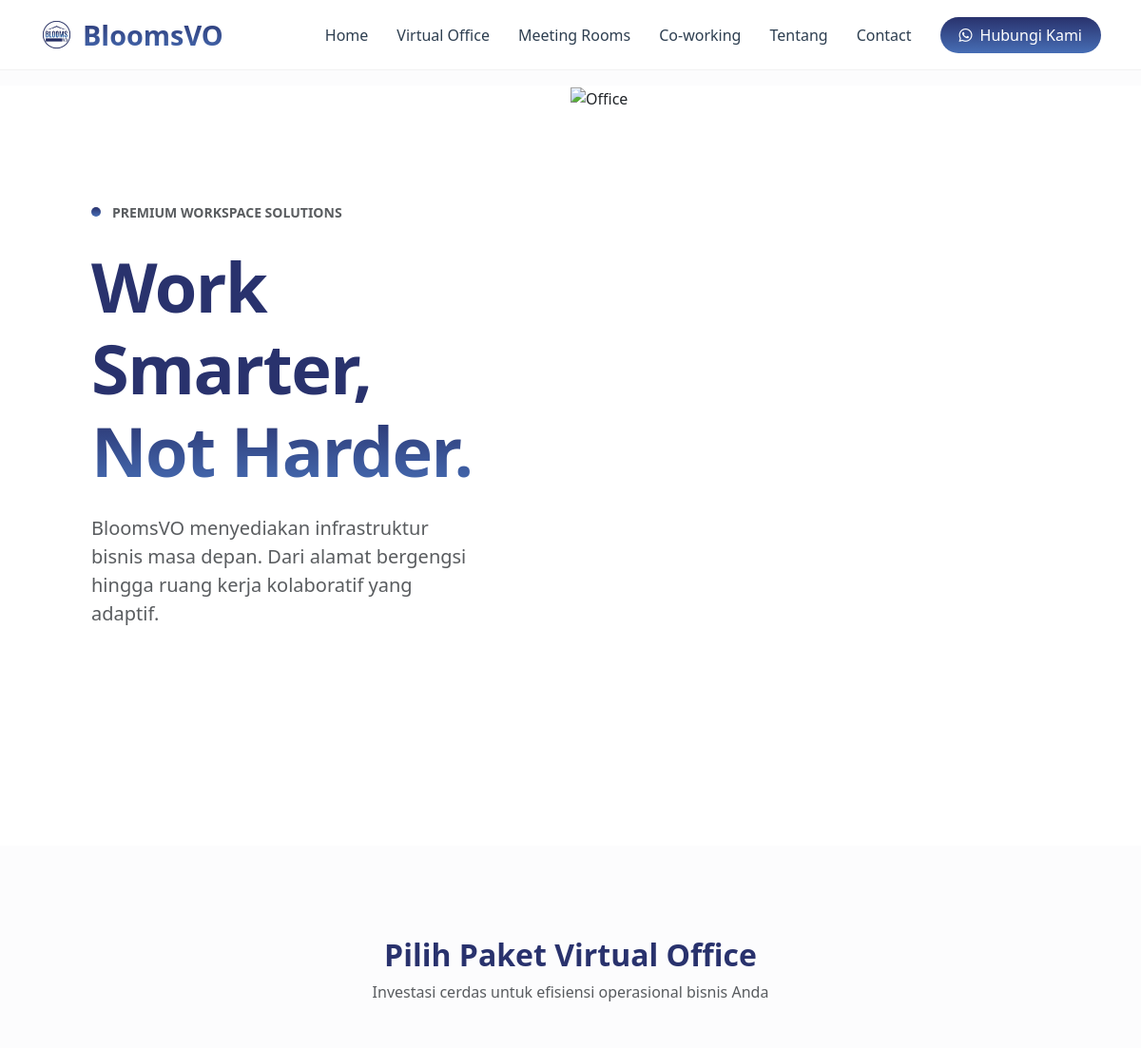
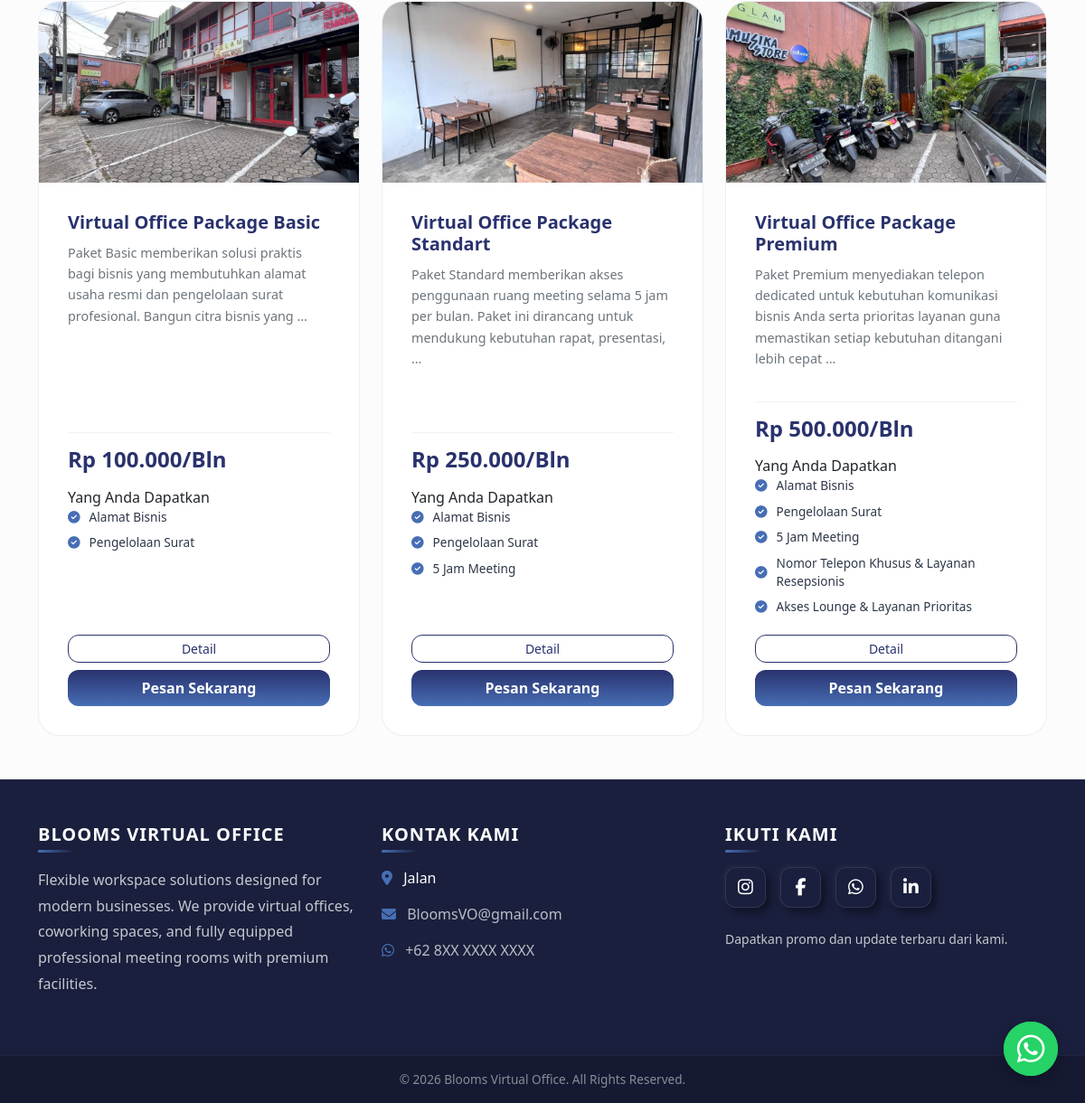
The app's page /paket/ with its own data (2 pictures, top to bottom).
### virtualoffice/models.py (models this page shows, shortened)
class Paket(models.Model):
    nama = models.CharField(max_length=100)
    slug = models.SlugField(blank=True, unique=True)
    harga = models.DecimalField(max_digits=12, decimal_places=0)
    deskripsi = models.TextField()
    gambar = models.ImageField(upload_to='paket/', blank=True, null=True)
    alamat_bisnis= models.BooleanField(default=False)
    pengelolaan_surat = models.BooleanField(default=False)
    jam_meeting = models.IntegerField(default=0)
    telepon_khusus = models.BooleanField(default=False)
    layanan_prioritas = models.BooleanField(default=False)
    aktif = models.BooleanField(default=True)

### virtualoffice/views.py (the view)
# urls.py: path('paket/', views.daftar_paket, name='daftar_paket'),
def daftar_paket(request):
    paket_list = Paket.objects.filter(aktif=True)
    return render(request, 'product_list/package_list.html', {'paket_list': paket_list})

### virtualoffice/templates/product_list/package_list.html (shortened to what this page needs)
{% extends 'base.html' %}
{% load static %}
{% block extra_css %}
<link href="{% static 'css/package_list.css' %}" rel="stylesheet">
{% endblock %}
{% block content %}
<section class="hero-minimalist">
    <div class="container-fluid p-0">
        <div class="row g-0 min-vh-100">
            <div class="col-lg-6 d-flex align-items-center bg-white p-5 p-lg-custom">
                <div data-aos="fade-up">
                    <div class="tagline mb-4">
                        <span class="navy-dot"></span>
                        <span class="text-uppercase tracking-widest fw-semibold small text-muted">Premium Workspace Solutions</span>
                    </div>
                    <h1 class="display-2 fw-black navy-blue-text mb-4">
                        Work Smarter, <br>
                        <span class="text-gradient-navy">Not Harder.</span>
                    </h1>
                    <p class="lead text-muted mb-5 pe-lg-5">
                        BloomsVO menyediakan infrastruktur bisnis masa depan. Dari alamat bergengsi hingga ruang kerja kolaboratif yang adaptif.
                    </p>
                    <div class="cta-wrapper">
                        <a href="#produk" class="btn btn-navy-pill px-4 py-3 text-white">
                            Explore Spaces <i class="fas fa-arrow-right ms-2"></i>
                        </a>
                    </div>
                </div>
            </div>
            <div class="col-lg-6 d-none d-lg-block">
                <div class="hero-image-main">
                    <img src="https://images.unsplash.com/photo-1497215728101-856f4ea42174?auto=format&fit=crop&w=1000&q=80" alt="Office">
                </div>
            </div>
        </div>
    </div>
</section>
<section id="produk" class="container py-5 mt-5">
    <div class="text-center mb-5">
        <h2 class="fw-bold navy-blue-text">Pilih Paket Virtual Office</h2>
        <p class="text-muted">Investasi cerdas untuk efisiensi operasional bisnis Anda</p>
    </div>
    <div class="row g-4">
        {% for paket in paket_list %}
            <div class="col-md-4 d-flex">
                {% include 'includes/card_produk.html' with item=paket type='paket' %}
            </div>
        {% empty %}
            <div class="col-12 text-center">
                <p class="text-muted">Belum ada paket tersedia</p>
            </div>
        {% endfor %}
    </div>
</section>
{% endblock %}

### virtualoffice/templates/includes/card_produk.html (shortened to what this page needs)
{% load static %}
{% block extra_css %}
<link href="{% static 'css/card_produk.css' %}" rel="stylesheet">
{% endblock %}
<div class="price-card">
    {% if item.gambar %}
        <img src="{{ item.gambar.url }}" class="paket-image" alt="{{ item.nama }}">
    {% else %}
        <img src="https://images.unsplash.com/photo-1497366216548-37526070297c?auto=format&fit=crop&w=600&q=80" class="paket-image" alt="Default Image">
    {% endif %}
    <div class="card-body">
        <div class="content-top">
            <h5 class="paket-nama">{{ item.nama }}</h5>
            <p class="paket-deskripsi">{{ item.deskripsi|truncatewords:20 }}</p>
        </div>
        <div class="content-bottom">
            <h4 class="harga-tag">
                {% if type == 'meeting' %}
                    Rp {{ item.harga_per_jam }}/Jam
                {% elif type == 'coworking' %}
                    Rp {{ item.harga }}/{% if item.tipe == 'harian' %}Hari{% else %}Bln{% endif %}
                {% else %}
                    Rp {{ item.harga }}/Bln
                {% endif %}
            </h4>
             <Span>Yang Anda Dapatkan </span><br>
            <ul class="fitur-list">
                {% if type == 'paket' %}
                    {% if item.alamat_bisnis %}<li>Alamat Bisnis</li>{% endif %}
                    {% if item.pengelolaan_surat %}<li>Pengelolaan Surat</li>{% endif %}
                    {% if item.jam_meeting > 0 %}<li>{{ item.jam_meeting }} Jam Meeting</li>{% endif %}
                    {% if item.telepon_khusus %}<li> Nomor Telepon Khusus & Layanan Resepsionis</li>{% endif %}
                    {% if paket.layanan_prioritas %}<li> Akses Lounge & Layanan Prioritas</li>{% endif %}
                {% elif type == 'meeting' %}
                    <li>WiFi & Projector</li>
                    <li>Layanan Resepsionis</li>
                    <li>Air Mineral & Kopi</li>
                {% else %}
                    <li>High Speed Internet</li>
                    <li>Free Flow Drinks</li>
                    <li>Akses Area Komunal</li>
                {% endif %}
            </ul>
            <div class="button-wrapper mt-3">
                {% if type == 'paket' %}
                    <a href="{% url 'detail_paket' item.slug %}" class="btn btn-outline-dark btn-sm w-100 mb-2">Detail</a>
                {% elif type == 'meeting' %}
                    <a href="{% url 'meeting_room_detail' item.slug %}" class="btn btn-outline-dark btn-sm w-100 mb-2">Detail</a>
                {% elif type == 'coworking' %}
                    <a href="{% url 'coworking_detail' item.slug %}" class="btn btn-outline-dark btn-sm w-100 mb-2">Detail</a>
                {% endif %}
                <button class="btn btn-navy-gradient open-order w-100 py-2"
                        data-type="{{ type }}"
                        data-id="{{ item.id }}">
                    Pesan Sekarang
                </button>
            </div>
        </div>
    </div>
</div>

### virtualoffice/static/css/base.css (style rules this page uses)
body { background-color: #fcfcfd; }

### virtualoffice/static/css/package_list.css (style rules this page uses)
:root { --navy-deep: #29326d; --navy-royal: #476eb5; --navy-gradient: linear-gradient(180deg, #29326d 0%, #476eb5 100%); --bg-light: #fcfcfd; --text-muted: #6c757d; --text-dark: #2d3748; --white: #ffffff; --transition: all 0.4s cubic-bezier(0.165, 0.84, 0.44, 1); --shadow-hover: 0 30px 60px rgba(41, 50, 109, 0.15); }
.hero-minimalist { background-color: var(--white); overflow: hidden; position: relative; }
.p-lg-custom { padding-left: 8% !important; padding-right: 5% !important; }
.fw-black { font-weight: 900; letter-spacing: -1.5px; }
.navy-blue-text { color: var(--navy-deep); }
.text-gradient-navy { background: var(--navy-gradient); -webkit-background-clip: text; -webkit-text-fill-color: transparent; display: inline-block; }
.tagline { display: flex; align-items: center; gap: 12px; }
.navy-dot { width: 10px; height: 10px; background: var(--navy-gradient); border-radius: 50%; }
.hero-image-main img { height: 100vh; width: 100%; object-fit: cover; }

### virtualoffice/static/css/card_produk.css (style rules this page uses)
.price-card { background: #ffffff; border-radius: 24px; border: 1px solid rgba(41, 50, 109, 0.08); transition: all 0.4s cubic-bezier(0.165, 0.84, 0.44, 1); display: flex; flex-direction: column; height: 100%; width: 100%; overflow: hidden; }
.paket-image { height: 200px; width: 100%; object-fit: cover; }
.price-card .card-body { padding: 2rem !important; display: flex; flex-direction: column; flex-grow: 1; }
.content-top { flex-grow: 1; margin-bottom: 20px; }
.paket-nama { font-weight: 800; color: #29326d; margin-bottom: 10px; }
.paket-deskripsi { font-size: 0.9rem; color: #6c757d; line-height: 1.6; }
.content-bottom { margin-top: auto; padding-top: 15px; border-top: 1px solid #f1f3f7; }
.harga-tag { color: #29326d; font-weight: 900; font-size: 1.5rem; margin-bottom: 15px; }
.fitur-list { list-style: none; padding: 0; margin-bottom: 20px; min-height: 120px; }
.fitur-list li { font-size: 0.85rem; margin-bottom: 8px; display: flex; align-items: center; color: #2d3748; }
.fitur-list li::before { content: "\f058"; font-family: "Font Awesome 6 Free"; font-weight: 900; color: #476eb5; margin-right: 10px; }
.btn-navy-gradient { background: linear-gradient(180deg, #29326d 0%, #476eb5 100%); color: white !important; border: none; border-radius: 12px; font-weight: 600; transition: 0.3s; }
.btn-outline-dark { border-radius: 12px; border: 1px solid #29326d; color: #29326d; }

### records on screen
Paket: gambar (picture), nama "Virtual Office Package Basic", deskripsi "Paket Basic memberikan solusi praktis bagi bisnis yang membutuhkan alamat usaha resmi dan pengelolaan surat profesional. Bangun citra bisnis yang …", harga "100.000", alamat_bisnis "Alamat Bisnis", pengelolaan_surat "Pengelolaan Surat"
Paket: gambar (picture), nama "Virtual Office Package Standart", deskripsi "Paket Standard memberikan akses penggunaan ruang meeting selama 5 jam per bulan. Paket ini dirancang untuk mendukung kebutuhan rapat, presentasi, …", harga "250.000", alamat_bisnis "Alamat Bisnis", pengelolaan_surat "Pengelolaan Surat", jam_meeting "5"
Paket: gambar (picture), nama "Virtual Office Package Premium", deskripsi "Paket Premium menyediakan telepon dedicated untuk kebutuhan komunikasi bisnis Anda serta prioritas layanan guna memastikan setiap kebutuhan ditangani lebih cepat …", harga "500.000", alamat_bisnis "Alamat Bisnis", pengelolaan_surat "Pengelolaan Surat", jam_meeting "5", shows "Nomor Telepon Khusus & Layanan Resepsionis", layanan_prioritas "Akses Lounge & Layanan Prioritas"
